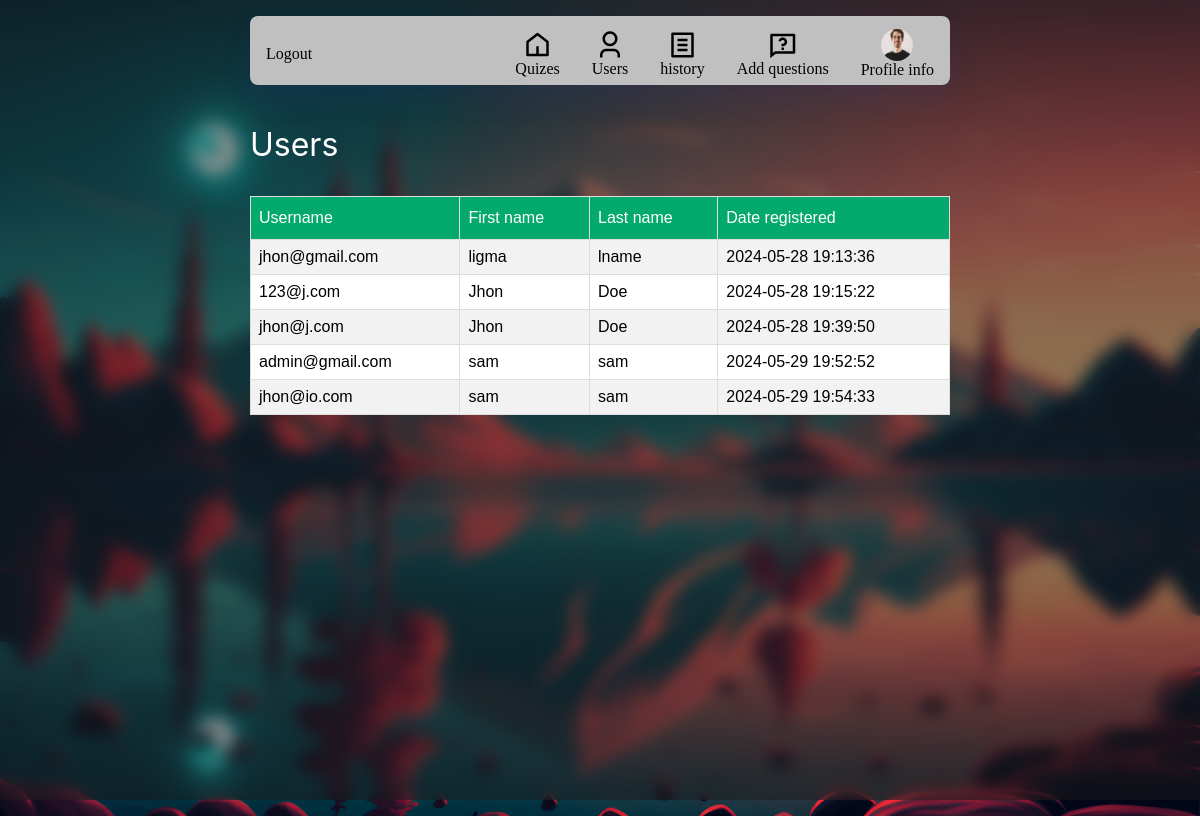
Page /index.php?page=users (signed in) on the committed database.
### tables this page shows
CREATE TABLE `users` (
  `id` int(255) NOT NULL,
  `username` varchar(255) NOT NULL,
  `password` varchar(255) NOT NULL,
  `fname` varchar(255) NOT NULL,
  `lname` varchar(255) NOT NULL,
  `created_at` datetime NOT NULL DEFAULT current_timestamp(),
  `role` varchar(255) NOT NULL DEFAULT 'user',
  `profile_image_filename` varchar(255) NOT NULL DEFAULT 'null'
);

### commons/mysql.php (called while the page is built, shortened)
<?php
class Db{
  protected $db;
	private $stmtResult;
function __construct(){
	if(DEV){
		$this->db = new mysqli('localhost',DEV_DB_USER,DEV_DB_PASS,DB_NAME);
	}
	else{
		$this->db = new mysqli('localhost',DB_USER,DB_PASS,DB_NAME);
	}
		return $this;
  }
  public function query(string $sql, $values = [], string $types = ''): self {
		if(!$types) $types = str_repeat('s', count($values));
		if(!$values) {
			$this->stmtResult = $this->db->query($sql);
		} else {
			$values = array_map(fn($val)=>$val ?? null,$values);
			$stmt = $this->stmt = $this->db->prepare($sql);
			$stmt->bind_param($types, ...$values);
			$stmt->execute();
			$this->stmtResult = $stmt->get_result();
		}
		return $this;
	}
  public function getRows():array {
    $results = $this->stmtResult;
   return ($results->fetch_all(MYSQLI_ASSOC));
  }
}
$Db = new Db();
?>

### pages/users.php (the view, shortened to what this page needs)
<?php
require_once './commons/mysql.php';
$users = $Db->query("SELECT * FROM users")->getRows();
?>
<div class="max700">
<h1 class='mb2 col2'>Users</h1>
<table  id="customers">
  <tr >
    <th>Username</th>
    <th>First name</th>
    <th>Last name</th>
    <th>Date registered</th>
  </tr>
  <?php
        foreach ($users as $key => $value) {
        ?>
  <tr onclick="window.location='?page=user&userid=<?php echo $value['id']?>'">
    <td><?php echo $value['username']?></td>
    <td><?php echo $value['fname']?></td>
    <td><?php echo $value['lname']?></td>
    <td><?php echo $value['created_at']?></td>
  </tr>
  <?php
  }
  ?>
</table>
</div>

### assets/styles/fs.css (style rules this page uses)
:root { --fs_1: 10.5px; --fs_11: 11.5px; --fs_12: 12.5px; --fs_13: 13px; --fs1: 14px; --fs2: 16px; --fs3: 18px; --fs4: 20px; --fs5: 22px; --fs6: 24px; --fs7: 26px; --fs8: 30px; --fs9: 35px; --fs10: 40px; --fs11: 50px; --fs12: 60px; }

### assets/styles/colors.css (style rules this page uses)
:root { --color1:red; --color2:blue; --bgcol1: black; --bgcol2:gray; --bgcol3:silver; --col_text:black; --col_text2:white; --col_info:rgb(116, 116, 235); --col_error:rgb(241, 73, 73); --col_success:rgb(66, 197, 66); }
.col_text2 , .col2 { color: var(--col_text2); }

### assets/styles/common.css (style rules this page uses)
:root { --top_nav_height: 3.5rem; --max1500: min(1500px, 100%); --sdw2: 19px 11px 8px rgba(0, 0, 0, 0.28); --sdw1: 2px 2px 6px rgba(0, 0, 0, 0.28); --pgpadding1: 2rem; --p_img_size: 40px; --navheight: 4.3rem; }
.mb2 { margin-bottom: 2rem; }
.max700 { width: min(700px, 100%); }

### assets/styles/base.css (style rules this page uses)
*, *::before, *::after { box-sizing: border-box; margin: 0; font-weight: normal; }

### index.php (style rules this page uses)
body { height: 100dvh; }
body::before { position: fixed; z-index: 1; content: ''; top: 0px; left: 0px; height: 100vh; width: 100vw; background-color: hsla(0, 0%, 10%, .5); backdrop-filter: blur(8px); }

### pages/users.php (style rules this page uses)
#customers { font-family: Arial, Helvetica, sans-serif; border-collapse: collapse; width: 100%; }
#customers td, #customers th { border: 1px solid #ddd; padding: 8px; }
#customers tr:nth-child(even) { background-color: #f2f2f2; }
#customers tr:nth-child(odd) { background-color: white; }
#customers th { padding-top: 12px; padding-bottom: 12px; text-align: left; background-color: #04AA6D; color: white; }

### rows in the picture
users: username "jhon@gmail.com", fname "ligma", lname "lname", created_at "2024-05-28 19:13:36"
users: username "123@j.com", fname "Jhon", lname "Doe", created_at "2024-05-28 19:15:22"
users: username "jhon@j.com", fname "Jhon", lname "Doe", created_at "2024-05-28 19:39:50"
users: username "admin@gmail.com", fname "sam", lname "sam", created_at "2024-05-29 19:52:52"
users: username "jhon@io.com", fname "sam", lname "sam", created_at "2024-05-29 19:54:33"
